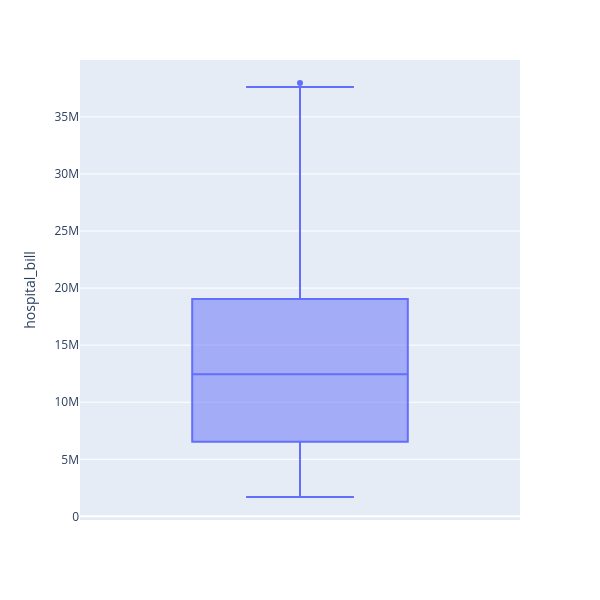

The notebook cell saved with this chart:
### Code cell
# using boxplot to visualize oulier for the "Total Revenue" feature
fig = px.box(
    df,
    y="hospital_bill",
    title="",
    width=600,
    height=600
    # yaxis_title= "Numerical Features",
    # vert=False
)
fig.show()

### Figure 1 — Plotly figure (JSON) as saved in the notebook; plotly's stock layout.template omitted (floating-point values rounded to 4 significant figures; data arrays with more than 128 entries replaced by an {"elided": "..."} marker saying what was removed)
{"data": [{"alignmentgroup": "True", "hovertemplate": "hospital_bill=%{y}<extra></extra>", "legendgroup": "", "marker": {"color": "#636efa"}, "name": "", "notched": false, "offsetgroup": "", "orientation": "v", "showlegend": false, "type": "box", "x0": " ", "xaxis": "x", "y": {"elided": "504 float values"}, "y0": " ", "yaxis": "y"}], "layout": {"boxmode": "group", "height": 600, "legend": {"tracegroupgap": 0}, "margin": {"t": 60}, "width": 600, "xaxis": {"anchor": "y", "domain": [0, 1]}, "yaxis": {"anchor": "x", "domain": [0, 1], "title": {"text": "hospital_bill"}}}}
